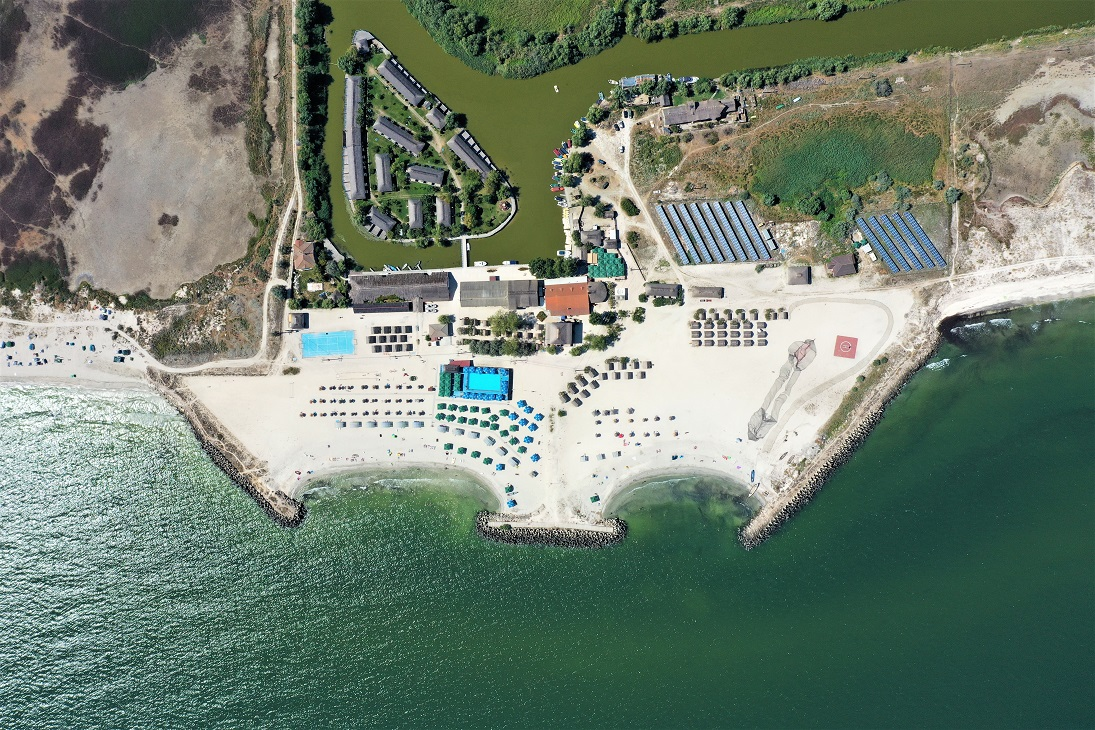
#> input picture filters/data/Gura_Portitei_Scara_020.jpg, 1095 x 730 px
$ python orange_roof.py
#> lines starting #> are read from the running program, lines starting #| are printed output that depends on the picture; after the words box and inside, x2 and y2 are one past the last pixel; in counts of white or black regions, pixels touching at a corner belong together
import matplotlib.pyplot as plt
import numpy as np
from cv2 import cv2

if __name__ == '__main__':
    # Read in the image
    image = cv2.imread('../data/Gura_Portitei_Scara_020.jpg', cv2.IMREAD_COLOR)
#> image is the input picture: shape (730, 1095, 3); mean B, G, R 112.7, 127.8, 112.5

    # 1. Change color to RGB (from BGR)
    image = cv2.cvtColor(image, cv2.COLOR_BGR2RGB)

    # 2. Produce a binary image for finding contours

    # Convert to grayscale
    gray = cv2.cvtColor(image, cv2.COLOR_RGB2GRAY)
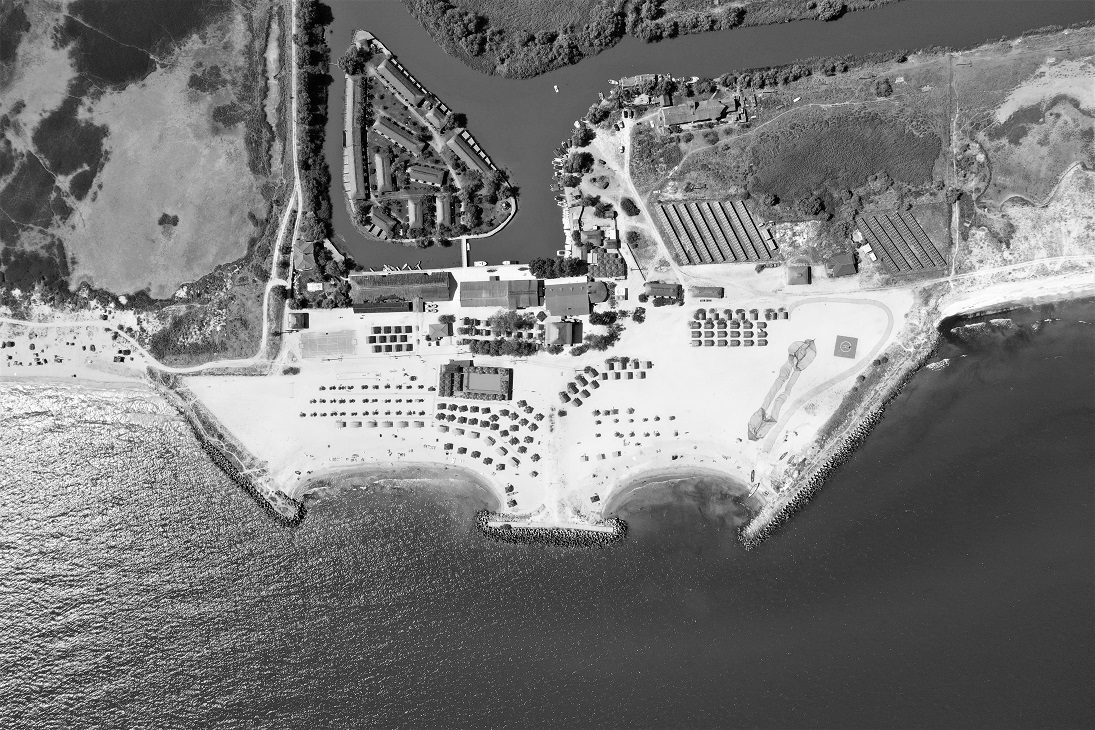
#> gray: shape (730, 1095); min 0, max 255, mean 121.5

    # Create a binary threshold image
    retval, binary = cv2.threshold(gray.copy(), 225, 255, cv2.THRESH_BINARY_INV)
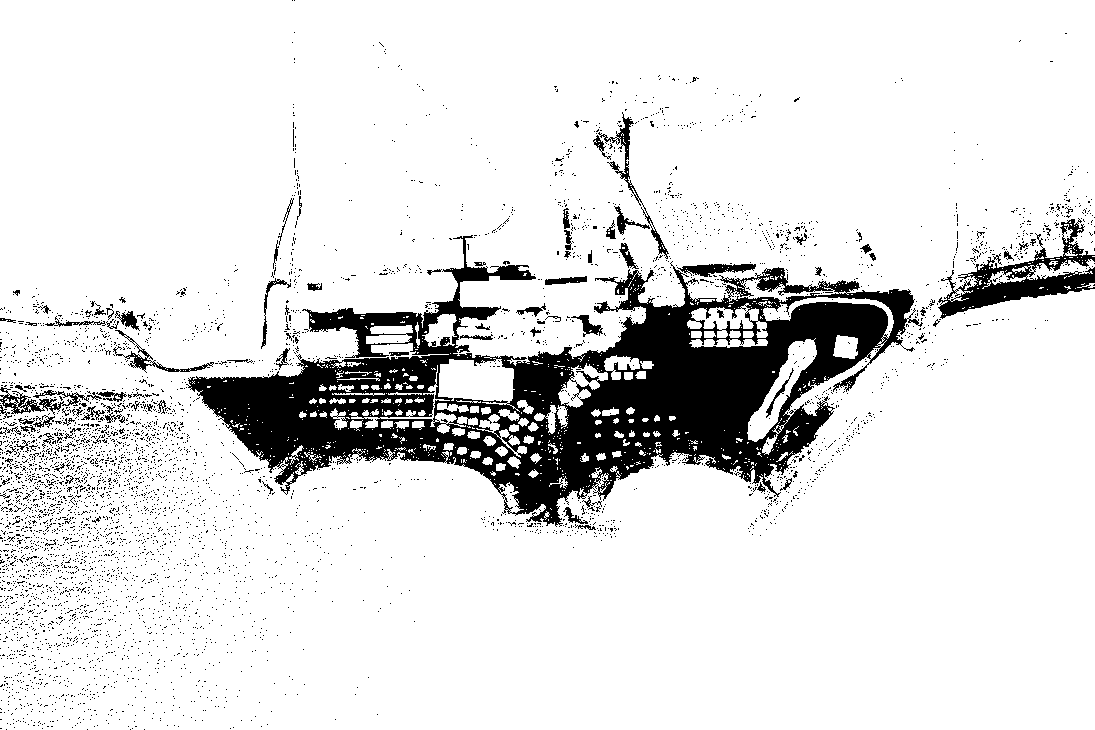
#> binary: shape (730, 1095); 88.1% white; 4795 black regions (4705 under 20 px)

    # 3.  Find and draw the contours
    # Find contours from threshold, binary image
    contours, hierarchy = cv2.findContours(cv2.Canny(gray, 100, 200).copy(), cv2.RETR_TREE, cv2.CHAIN_APPROX_SIMPLE)
#> contours = 10228 contours, 9308 with area under 20; largest, box (x1, y1, x2, y2) and area: (103, 362, 275, 486) 1708, (747, 338, 817, 442) 1392, (676, 193, 827, 268) 1390, (0, 393, 154, 444) 1106, (243, 0, 335, 285) 1071

    # 4. Draw all contours on a copy of the original image
    contours_image = np.copy(image)
    contours_image = cv2.drawContours(contours_image, contours, -1, (0, 255, 0), 3)
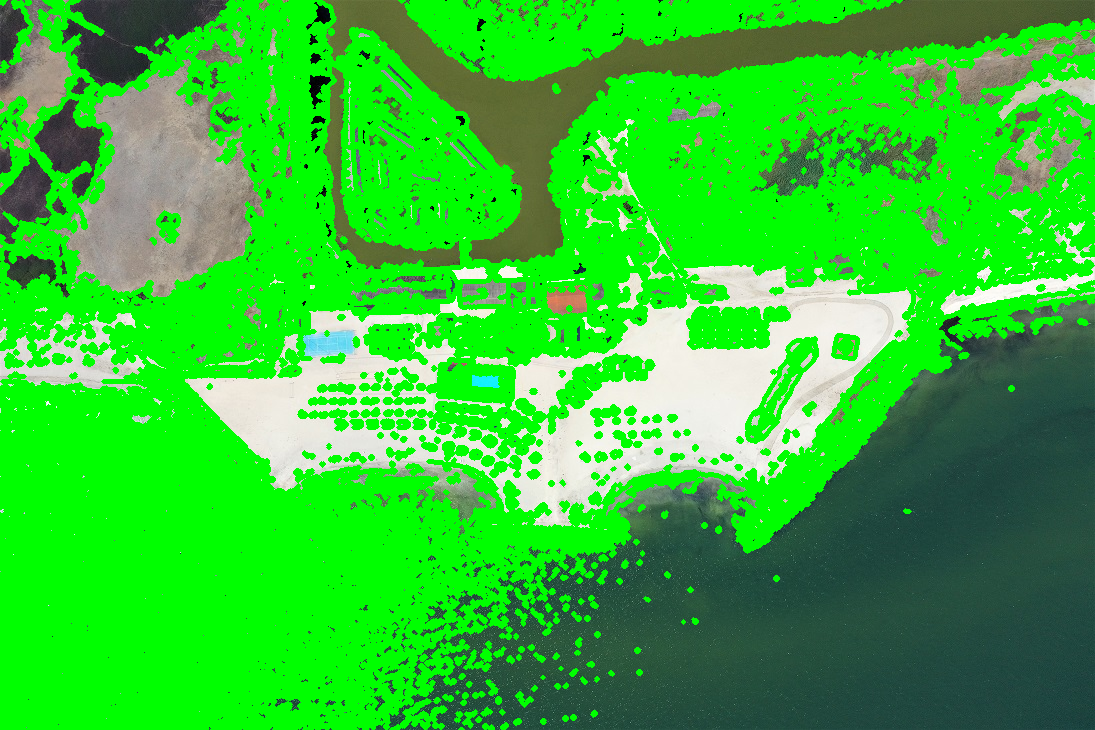
#> contours_image: shape (730, 1095, 3); mean R, G, B 49.2, 193.4, 50

    # 5. Show the image
    plt.imshow(contours_image)

    # 6. Find average color of each contour
    cnts = contours
#> cnts has the same summary as contours
    for cnt in cnts:
        if cv2.contourArea(cnt) > 0:  # filter small contours
            x, y, w, h = cv2.boundingRect(cnt)  # offsets - with this you get 'mask'

            # Pool
            if w > 50 and h > 50 and 200 < y < 300 and 400 < x < 600:
                # get average color of contour
                mask = np.zeros(gray.shape, np.uint8)
                cv2.drawContours(mask, [cnt], 0, 255, -1)
                mean_color = cv2.mean(image, mask=mask)

                if mean_color[0] > 130:
                    # draw rectangle around contour
                    cv2.rectangle(image, (x, y), (x + w, y + h), (0, 0, 255), 2)
#> this loop made 10228 passes
#> (cnt, x, y, w, h) on passes 25, 30, 51, 58, 59: ([[318, 728], [317, 729], [318, 729]], 317, 728, 2, 2), ([[37, 728], [36, 729], [37, 729]], 36, 728, 2, 2), ([[333, 726], [333, 728], [333, 727], [334, 726]], 333, 726, 2, 3), ([[484, 725], [484, 727], [486, 727], [486, 725]], 484, 725, 3, 3), ([[484, 726], [485, 725], [486, 726], [485, 727]], 484, 725, 3, 3)
#> (x, y, w, h) on passes 26, 29, 35, 41, 42, 45: (188, 728, 5, 2), (52, 728, 9, 2), (294, 727, 3, 3), (123, 727, 13, 3), (104, 727, 4, 3), (29, 727, 3, 3)
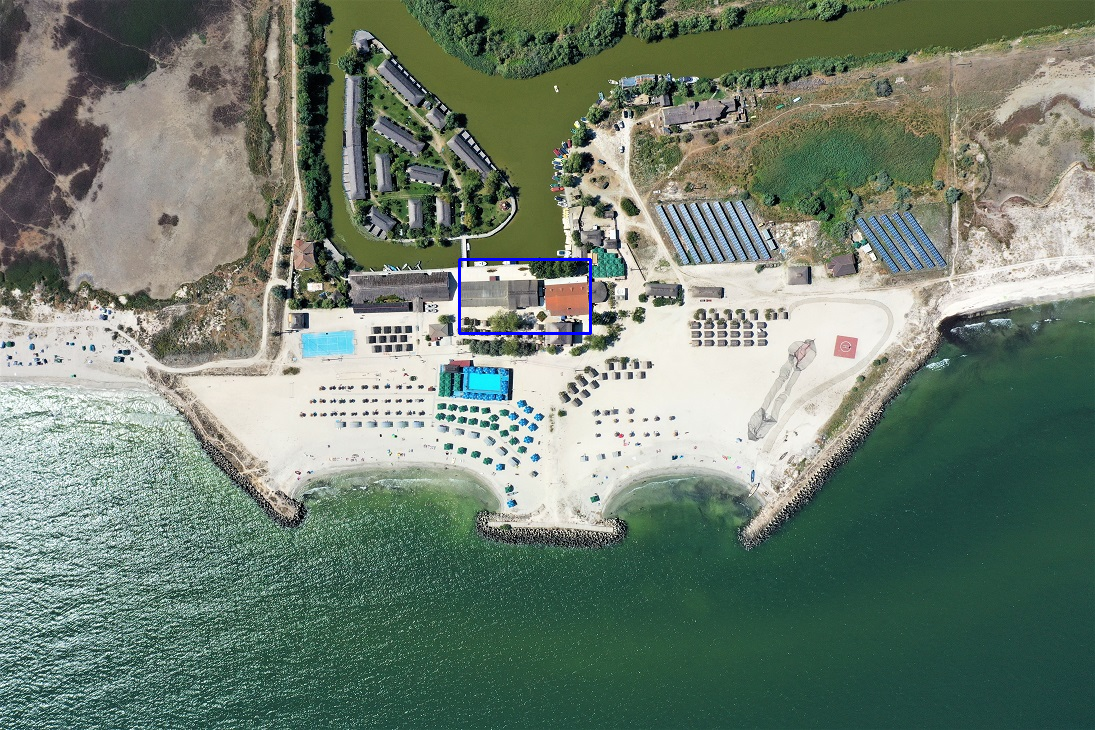
#> image: shape (730, 1095, 3); mean R, G, B 112.3, 127.6, 112.9
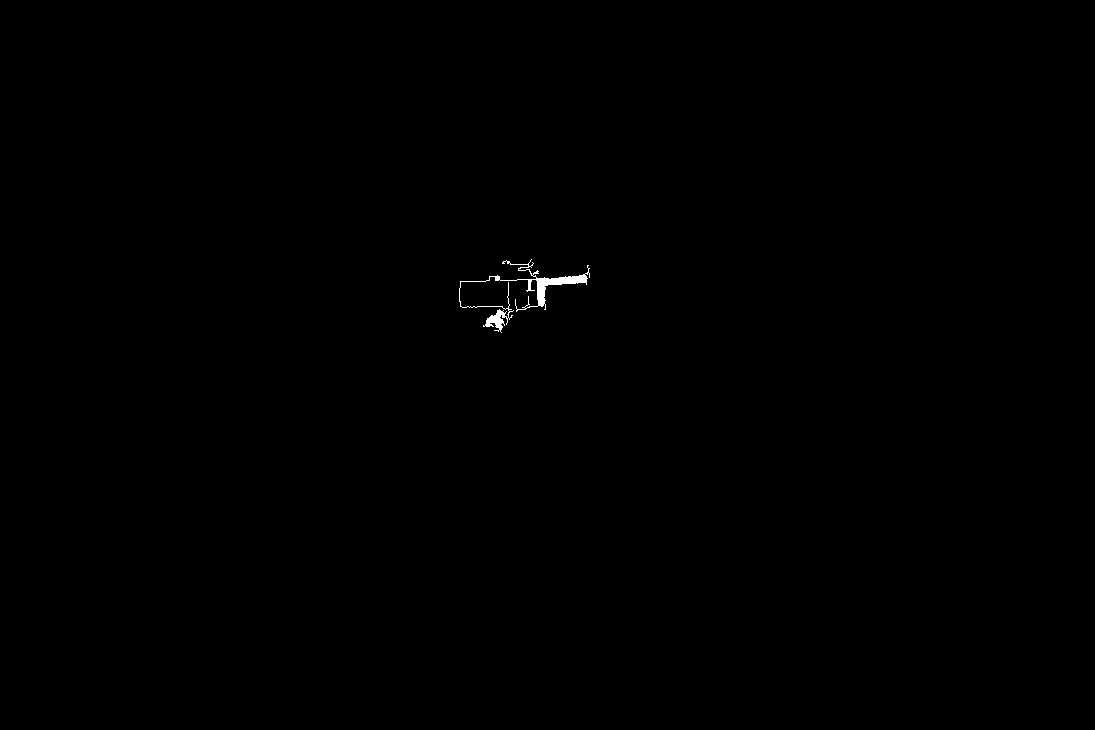
#> mask: shape (730, 1095); 0.16% white; 1 white region, box (x1, y1, x2, y2) and area: (459, 259, 590, 333) 1251

    # 7. Show the image
    plt.imshow(image)
    plt.show()

    # 8. Save the image
    cv2.imwrite('../data/contours_with_rectangles_roof.jpg', contours_image)
